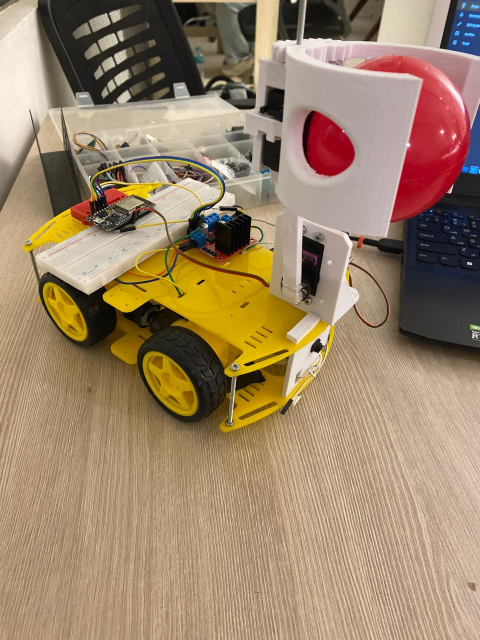
//> input picture Images/hero.jpg, 960 x 1280 px, given in place of the camera (shown at 1/2 size)
$ ./color_ranger_with_edge_detection   (built with g++ and OpenCV 4)
//> lines starting //> are read from the running program, lines starting //| are printed output that depends on the picture; after the words box and inside, x2 and y2 are one past the last pixel; in counts of white or black regions, pixels touching at a corner belong together
#include <opencv2/opencv.hpp>
#include <iostream>
#include <algorithm>

using namespace cv;
using namespace std;

int min_hue = 352;
int max_hue = 5;
int min_sat = 196;
int max_sat = 255;
int min_val = 88;   // Keep this up! Setting it to 0 allows pure black noise.
int max_val = 255;

// --- NEW: GLOBAL EXPOSURE VARIABLE ---
int exposure_val = 1000; // Initial default exposure value (Tune between 0 and 500)

bool init_camera(VideoCapture& cap, int camera_index = 0) {
    cap.open(camera_index, CAP_V4L2);
    if (!cap.isOpened()) return false;

    // Force manual exposure mode at startup so it listens to our slider
    cap.set(CAP_PROP_AUTO_EXPOSURE, 1);
    return true;
}

bool extract_frame(VideoCapture& cap, Mat& frame) {
    cap >> frame;
//> frame is the input picture: 1280 rows x 960 cols, CV_8UC3; mean B, G, R 105.7, 133.2, 156.9
    if (frame.empty()) return false;
    flip(frame, frame, 1);
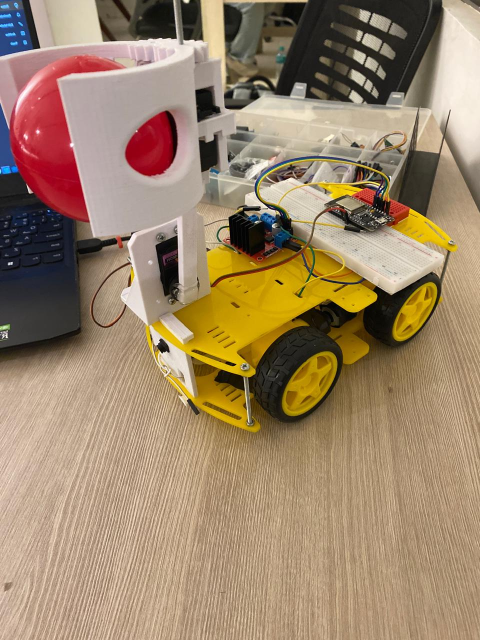
//> frame: 1280 rows x 960 cols, CV_8UC3 (shown at 1/2 size); mean B, G, R 105.7, 133.2, 156.9
    resize(frame, frame, Size(160, 120));
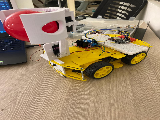
//> frame: 120 rows x 160 cols, CV_8UC3; mean B, G, R 105.7, 133.3, 157
    return true;
}

void rgb_to_hsv(uint8_t r, uint8_t g, uint8_t b, float &h, float &s, float &v) {
    float r_f = r / 255.0f; float g_f = g / 255.0f; float b_f = b / 255.0f;
    float cmax = std::max({r_f, g_f, b_f});
    float cmin = std::min({r_f, g_f, b_f});
    float diff = cmax - cmin;
    v = cmax * 255.0f;
    if (cmax == 0) s = 0;
    else s = (diff / cmax) * 255.0f;

    if (diff == 0) h = 0;
    else if (cmax == r_f) h = 60.0f * fmod(((g_f - b_f) / diff), 6.0f);
    else if (cmax == g_f) h = 60.0f * (((b_f - r_f) / diff) + 2.0f);
    else h = 60.0f * (((r_f - g_f) / diff) + 4.0f);
    if (h < 0) h += 360.0f;
}

Rect isolate_color_hsv(uint8_t* pixel_array, int width, int height, Mat& output_mask) {
//> called with width = 160, height = 120
    output_mask = Mat::zeros(height, width, CV_8UC1);

    int min_x = width, max_x = 0;
    int min_y = height, max_y = 0;
    int count = 0;

    for (int y = 0; y < height; y++) {
        for (int x = 0; x < width; x++) {
            int index = (y * width + x) * 3;
            uint8_t b = pixel_array[index];
            uint8_t g = pixel_array[index + 1];
            uint8_t r = pixel_array[index + 2];

            float h, s, v;
            rgb_to_hsv(r, g, b, h, s, v);

            if (s >= min_sat && s <= max_sat && v >= min_val && v <= max_val) {
                bool is_red = false;
                if (min_hue > max_hue) {
                    if (h >= min_hue || h <= max_hue) is_red = true;
                } else {
                    if (h >= min_hue && h <= max_hue) is_red = true;
                }

                if (is_red) {
                    output_mask.at<uint8_t>(y, x) = 255;
                    if (x < min_x) min_x = x;
                    if (x > max_x) max_x = x;
                    if (y < min_y) min_y = y;
                    if (y > max_y) max_y = y;
                    count++;
                }
            }
        }
    }
//> this loop made 120 passes
//> (min_x, max_x, min_y, max_y, count) on passes 1 to 12: (160, 0, 120, 0, 0), (160, 0, 120, 0, 0), (160, 0, 120, 0, 0), (160, 0, 120, 0, 0), (160, 0, 120, 0, 0), (160, 0, 120, 0, 0), (160, 0, 120, 0, 0), (160, 0, 120, 0, 0), (160, 0, 120, 0, 0), (160, 0, 120, 0, 0), (160, 0, 120, 0, 0), (160, 0, 120, 0, 0)
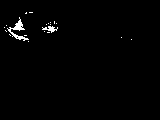
//> output_mask: 120 rows x 160 cols, CV_8UC1; 1.2% white in thin lines or dots, all inside (x1, y1, x2, y2) = (4, 12, 132, 42)
//> after the loop, min_x = 4; max_x = 131; min_y = 12; max_y = 41; count = 224

    if (count > 20) {
        Rect proposed_box(min_x, min_y, (max_x - min_x) + 1, (max_y - min_y) + 1);
//> proposed_box = Rect(4, 12, 128, 30)
        float fill_ratio = (float)count / (float)proposed_box.area();
//> fill_ratio = 0.0583
        if (fill_ratio > 0.20) {
            return proposed_box;
        }
    }
    return Rect(0,0,0,0);
}

int main() {
    VideoCapture cap;
    Mat current_frame, color_mask;

    if (!init_camera(cap)) return -1;

    // --- CREATE THE MENU SLIDERS ---
    namedWindow("Controls", WINDOW_AUTOSIZE);
    createTrackbar("Min Hue", "Controls", &min_hue, 360);
    createTrackbar("Max Hue", "Controls", &max_hue, 360);
    createTrackbar("Min Sat", "Controls", &min_sat, 255);
    createTrackbar("Max Sat", "Controls", &max_sat, 255);
    createTrackbar("Min Val", "Controls", &min_val, 255);
    createTrackbar("Max Val", "Controls", &max_val, 255);

    // NEW EXPOSURE SLIDER (Range 0 to 1000)
    createTrackbar("Exposure", "Controls", &exposure_val, 1000);

    Rect last_known_roi(0, 0, 0, 0);
    int lost_frames = 0;
    const int MAX_MEMORY = 20;

    // Keep track of what exposure value the camera is currently set to
    int current_applied_exposure = -1;

    while (true) {
        // --- NEW: DYNAMIC EXPOSURE UPDATER ---
        // Only updates the camera hardware if you actually slide the trackbar!
        if (exposure_val != current_applied_exposure) {
            cap.set(CAP_PROP_EXPOSURE, exposure_val);
            current_applied_exposure = exposure_val;
        }

        if (!extract_frame(cap, current_frame)) break;

        Rect bounding_box = isolate_color_hsv(current_frame.data, 160, 120, color_mask);
//> bounding_box = Rect(0, 0, 0, 0)

        if (bounding_box.area() > 0) {
            last_known_roi = bounding_box;
            lost_frames = 0;
        } else if (lost_frames < MAX_MEMORY && last_known_roi.area() > 0) {
            bounding_box = last_known_roi;
            lost_frames++;
        } else {
            last_known_roi = Rect(0,0,0,0);
        }

        if (bounding_box.area() > 0) {
            int padding = 12;
            bounding_box.x = max(0, bounding_box.x - padding);
            bounding_box.y = max(0, bounding_box.y - padding);
            bounding_box.width = min(160 - bounding_box.x, bounding_box.width + (padding * 2));
            bounding_box.height = min(120 - bounding_box.y, bounding_box.height + (padding * 2));

            Mat roi_color = current_frame(bounding_box);
            Mat roi_gray, roi_edges;

            cvtColor(roi_color, roi_gray, COLOR_BGR2GRAY);
            Canny(roi_gray, roi_edges, 40, 120);

            vector<Vec3f> circles;
            HoughCircles(roi_gray, circles, HOUGH_GRADIENT, 1,
                         roi_gray.rows/4, 100, 35, 5, 45);

            if (!circles.empty()) {
                Point center(cvRound(circles[0][0]) + bounding_box.x, cvRound(circles[0][1]) + bounding_box.y);
                int radius = cvRound(circles[0][2]);

                circle(current_frame, center, 3, Scalar(0,255,0), -1, 8, 0);
                circle(current_frame, center, radius, Scalar(255,0,0), 2, 8, 0);

                last_known_roi = Rect(max(0, center.x - radius), max(0, center.y - radius), radius * 2, radius * 2);
                lost_frames = 0;
            }

            Mat big_edges;
            resize(roi_edges, big_edges, Size(200, 200), 0, 0, INTER_NEAREST);
            imshow("ROI Edge Detection", big_edges);

            Scalar box_color = (lost_frames == 0) ? Scalar(0, 255, 255) : Scalar(0, 0, 255);
            rectangle(current_frame, bounding_box, box_color, 1);

        } else {
            if(cv::getWindowProperty("ROI Edge Detection", cv::WND_PROP_VISIBLE) >= 1) {
                destroyWindow("ROI Edge Detection");
            }
        }

        Mat big_frame, big_mask;
        resize(current_frame, big_frame, Size(640, 480), 0, 0, INTER_NEAREST);
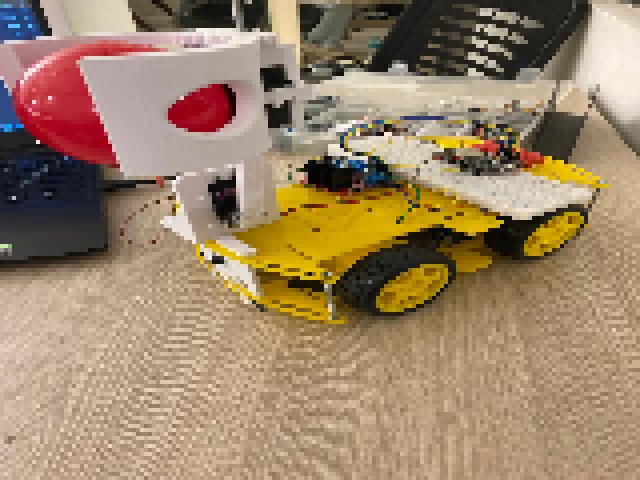
//> big_frame: 480 rows x 640 cols, CV_8UC3; mean B, G, R 105.7, 133.3, 157
        resize(color_mask, big_mask, Size(640, 480), 0, 0, INTER_NEAREST);
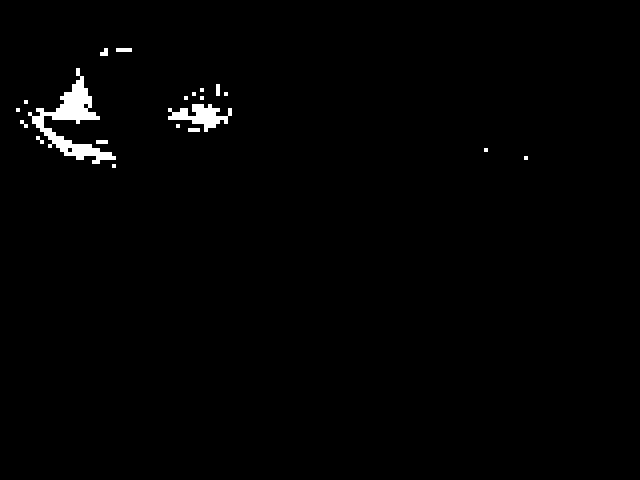
//> big_mask: 480 rows x 640 cols, CV_8UC1; 1.2% white; 20 white regions (11 under 20 px), largest, box (x1, y1, x2, y2) and area: (28, 68, 116, 164) 2256, (168, 104, 232, 132) 832, (116, 48, 132, 52) 64

        imshow("Robot Vision", big_frame);
        imshow("HSV Mask", big_mask);

        if (waitKey(30) == 'q') break;
//> the 'q' key is pressed
    }

    cap.release();
    destroyAllWindows();
    return 0;
}
